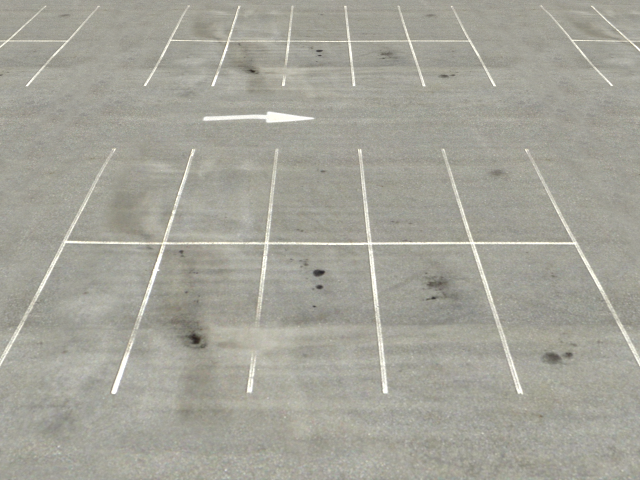
#> input picture Final Project/test1.png, 640 x 480 px
$ python intersection_detection_example.py
#> lines starting #> are read from the running program, lines starting #| are printed output that depends on the picture; after the words box and inside, x2 and y2 are one past the last pixel; in counts of white or black regions, pixels touching at a corner belong together
#!/usr/bin/env python

"""
Find the intersection points of lines.
"""

import numpy as np
import cv2
from collections import defaultdict
import sys


img = cv2.imread('test1.png')
#> img is the input picture: shape (480, 640, 3); mean B, G, R 153.2, 163.3, 164.3
#img = cv2.imread("sudoku.jpg")


def segment_by_angle_kmeans(lines, k=2, **kwargs):
    """
    Group lines by their angle using k-means clustering.

    Code from here:
    https://stackoverflow.com/a/46572063/1755401
    """

    # Define criteria = (type, max_iter, epsilon)
    default_criteria_type = cv2.TERM_CRITERIA_EPS + cv2.TERM_CRITERIA_MAX_ITER
    criteria = kwargs.get('criteria', (default_criteria_type, 10, 1.0))

    flags = kwargs.get('flags', cv2.KMEANS_RANDOM_CENTERS)
    attempts = kwargs.get('attempts', 10)

    # Get angles in [0, pi] radians
    angles = np.array([line[0][1] for line in lines])

    # Multiply the angles by two and find coordinates of that angle on the Unit Circle
    pts = np.array([[np.cos(2*angle), np.sin(2*angle)] for angle in angles], dtype=np.float32)

    # Run k-means
    if sys.version_info[0] == 2:
        # python 2.x
        ret, labels, centers = cv2.kmeans(pts, k, criteria, attempts, flags)
    else:
        # python 3.x, syntax has changed.
        labels, centers = cv2.kmeans(pts, k, None, criteria, attempts, flags)[1:]

    labels = labels.reshape(-1) # Transpose to row vector

    # Segment lines based on their label of 0 or 1
    segmented = defaultdict(list)
    for i, line in zip(range(len(lines)), lines):
        segmented[labels[i]].append(line)

    segmented = list(segmented.values())
    print("Segmented lines into two groups: %d, %d" % (len(segmented[0]), len(segmented[1])))

    return segmented


def intersection(line1, line2):
    """
    Find the intersection of two lines
    specified in Hesse normal form.

    Returns closest integer pixel locations.

    See here:
    https://stackoverflow.com/a/383527/5087436
    """

    rho1, theta1 = line1[0]
    rho2, theta2 = line2[0]
    A = np.array([[np.cos(theta1), np.sin(theta1)],
                  [np.cos(theta2), np.sin(theta2)]])
    b = np.array([[rho1], [rho2]])
    x0, y0 = np.linalg.solve(A, b)
    x0, y0 = int(np.round(x0)), int(np.round(y0))

    return [[x0, y0]]


def segmented_intersections(lines):
    """
    Find the intersection between groups of lines.
    """

    intersections = []
    for i, group in enumerate(lines[:-1]):
        for next_group in lines[i+1:]:
            for line1 in group:
                for line2 in next_group:
                    intersections.append(intersection(line1, line2))

    return intersections


def drawLines(img, lines, color=(0,0,255)):
    """
    Draw lines on an image
    """
    for line in lines:
        for rho,theta in line:
            a = np.cos(theta)
            b = np.sin(theta)
            x0 = a*rho
            y0 = b*rho
            x1 = int(x0 + 1000*(-b))
            y1 = int(y0 + 1000*(a))
            x2 = int(x0 - 1000*(-b))
            y2 = int(y0 - 1000*(a))
            cv2.line(img, (x1,y1), (x2,y2), color, 1)


gray = cv2.cvtColor(img, cv2.COLOR_BGR2GRAY)

blur = cv2.medianBlur(gray, 5)

# Make binary image
adapt_type = cv2.ADAPTIVE_THRESH_GAUSSIAN_C
thresh_type = cv2.THRESH_BINARY_INV
bin_img = cv2.adaptiveThreshold(blur, 255, adapt_type, thresh_type, 11, 2)
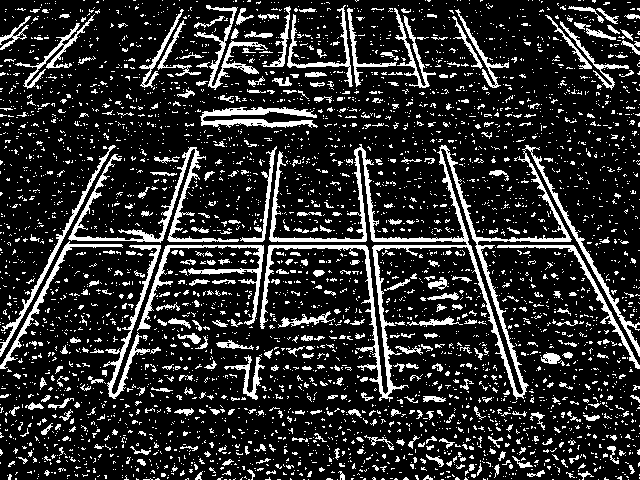
#> bin_img: shape (480, 640); 17.4% white; 4112 white regions (3736 under 20 px), largest, box (x1, y1, x2, y2) and area: (260, 144, 640, 402) 8565, (68, 147, 239, 243) 2042, (137, 245, 264, 331) 1423
cv2.imshow("binary", bin_img)
cv2.waitKey()

# Detect lines
rho = 2
theta = np.pi/180
thresh = 350
lines = cv2.HoughLines(bin_img, rho, theta, thresh)
#> lines = 153 rows, first 8: [238, 1.57], [246, 1.57], [226, 0.314], [-346, 3.04], [234, 0.314], [-376, 2.84], [64, 1.57], [-338, 3.04]

if sys.version_info[0] == 2:
    # python 2.x
    # Re-shape from 1xNx2 to Nx1x2
    temp_lines = []
    N = lines.shape[1]
    for i in range(N):
        rho = lines[0,i,0]
        theta = lines[0,i,1]
        temp_lines.append( np.array([[rho,theta]]) )
    lines = temp_lines

print("Found lines: %d" % (len(lines)))
#| Found lines: 153

# Draw all Hough lines in red
img_with_all_lines = np.copy(img)
drawLines(img_with_all_lines, lines)
#> the loop in drawLines, `for line in lines:` made 153 passes
#> after the loop in drawLines, `for line in lines:`:
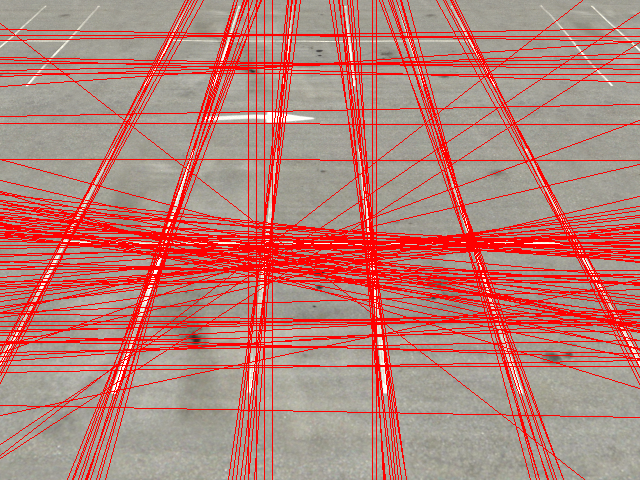
#> img: shape (480, 640, 3); mean B, G, R 119.8, 127.7, 183.8
cv2.imshow("Hough lines", img_with_all_lines)
cv2.waitKey()
cv2.imwrite("all_lines.jpg", img_with_all_lines)

# Cluster line angles into 2 groups (vertical and horizontal)
segmented = segment_by_angle_kmeans(lines, 2)
#> in segment_by_angle_kmeans, `default_criteria_type = cv2.TERM_CRITERIA_EPS + cv2.TERM_CRITERIA_MAX_..`: default_criteria_type = 3
#> in segment_by_angle_kmeans, `criteria = kwargs.get('criteria', (default_criteria_type, 10, 1.0))`: criteria = (3, 10, 1)
#> in segment_by_angle_kmeans, `flags = kwargs.get('flags', cv2.KMEANS_RANDOM_CENTERS)`: flags = 0
#> in segment_by_angle_kmeans, `angles = np.array([line[0][1] for line in lines])`: angles = 153 values, max 3.09 at index 152, min 0 at index 78, mean 1.53
#> in segment_by_angle_kmeans, `pts = np.array([[np.cos(2*angle), np.sin(2*angle)] for angle in angles..`: pts = 153 pairs, first value -1 to 1, second value -0.97 to 0.97
#> in segment_by_angle_kmeans, `labels, centers = cv2.kmeans(pts, k, None, criteria, attempts, flags)[..`: labels = 153 values, max 1 at index 2, min 0 at index 0, mean 0.386; centers = [[-0.946, -0.0168], [0.818, 0.0146]]
#> the loop in segment_by_angle_kmeans, `for i, line in zip(range(len(lines)), lines):` made 153 passes
#> segmented = 2 items

# Find the intersections of each vertical line with each horizontal line
intersections = segmented_intersections(segmented)
#> the loop in segmented_intersections, `for i, group in enumerate(lines[:-1]):` made 1 pass

img_with_segmented_lines = np.copy(img)

# Draw vertical lines in green
vertical_lines = segmented[1]
img_with_vertical_lines = np.copy(img)
drawLines(img_with_segmented_lines, vertical_lines, (0,255,0))
#> call 2 of drawLines, with color = (0, 255, 0)
#> the loop in drawLines (call 2), `for line in lines:` made 59 passes
#> line on passes 1 to 12: [[226, 0.314]], [[-346, 3.04]], [[234, 0.314]], [[-376, 2.84]], [[-338, 3.04]], [[-378, 2.83]], [[166, 0.489]], [[-398, 2.65]], [[294, 0.105]], [[-370, 2.81]], [[230, 0.332]], [[-340, 3.02]]
#> after the loop in drawLines (call 2), `for line in lines:`:
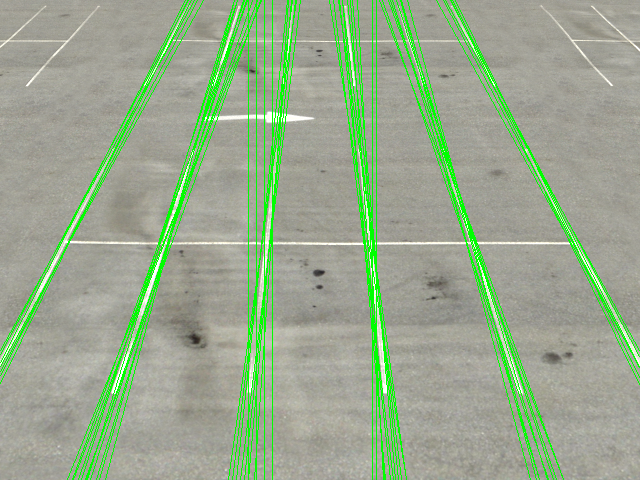
#> img: shape (480, 640, 3); mean B, G, R 141.6, 169.6, 151.9

# Draw horizontal lines in yellow
horizontal_lines = segmented[0]
img_with_horizontal_lines = np.copy(img)
drawLines(img_with_segmented_lines, horizontal_lines, (0,255,255))
#> call 3 of drawLines, with color = (0, 255, 255)
#> the loop in drawLines (call 3), `for line in lines:` made 94 passes
#> line on passes 1 to 12: [[238, 1.57]], [[246, 1.57]], [[64, 1.57]], [[236, 1.59]], [[248, 1.55]], [[254, 1.55]], [[242, 1.59]], [[322, 1.57]], [[234, 1.61]], [[228, 1.61]], [[232, 1.59]], [[58, 1.59]]
#> after the loop in drawLines (call 3), `for line in lines:`:
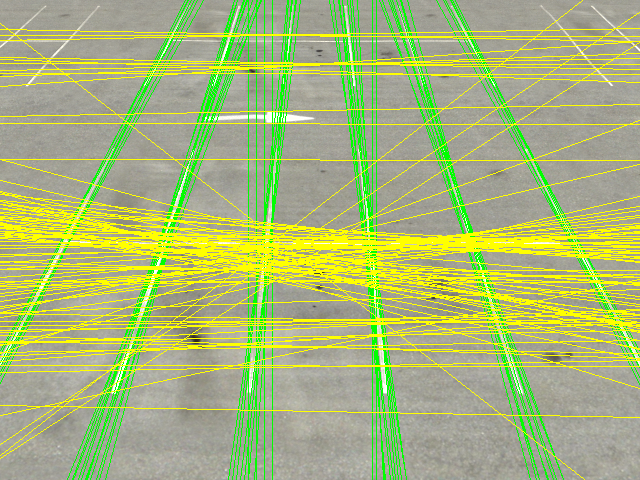
#> img: shape (480, 640, 3); 15.42% of pixels changed, all inside (x1, y1, x2, y2) = (0, 0, 640, 480)

# Draw intersection points in magenta
for point in intersections:
    pt = (point[0][0], point[0][1])
    length = 5
    cv2.line(img_with_segmented_lines, (pt[0], pt[1]-length), (pt[0], pt[1]+length), (255, 0, 255), 1) # vertical line
    cv2.line(img_with_segmented_lines, (pt[0]-length, pt[1]), (pt[0]+length, pt[1]), (255, 0, 255), 1)
#> this loop made 5546 passes
#> point on passes 1 to 3: [[160, 238]], [[373, 238]], [[169, 238]]
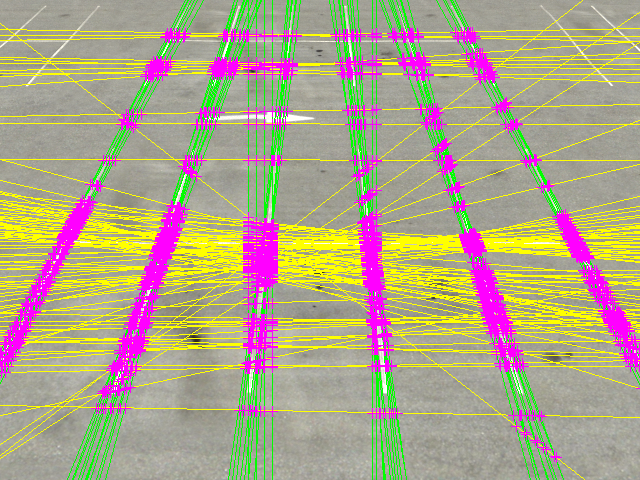
#> img_with_segmented_lines: shape (480, 640, 3); 8.57% of pixels changed, all inside (x1, y1, x2, y2) = (0, 27, 640, 463)

cv2.imshow("Segmented lines", img_with_segmented_lines)
cv2.waitKey()
cv2.imwrite("intersection_points.jpg", img_with_segmented_lines)
